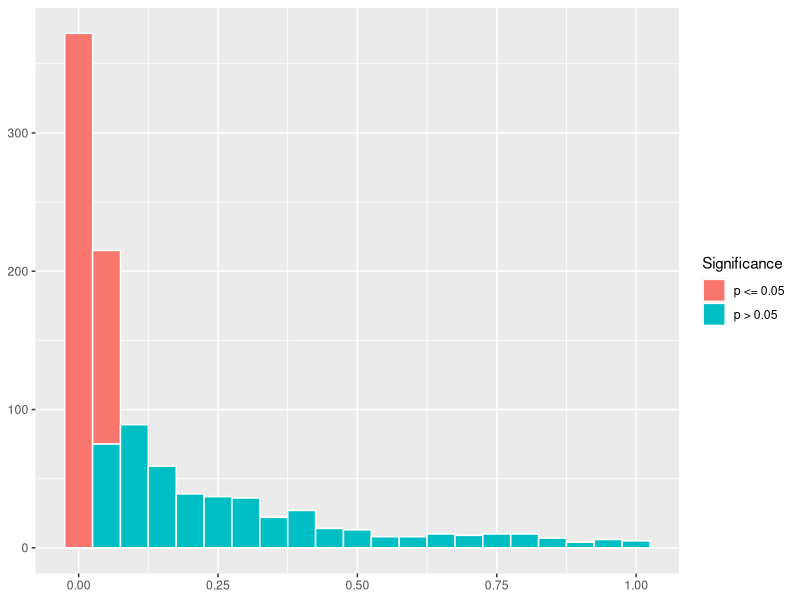

Write R code to recreate this figure.
library(ggplot2)

# change these parameters if you wnt
samplesPerExperiment <- 32
nExperiments <- 1000

# generate the experimental data
controls = rnorm(n = samplesPerExperiment*nExperiments, mean = 50, sd = 20)
tests = rnorm(n = samplesPerExperiment*nExperiments, mean = 60, sd = 20)
dim(controls) <- c(samplesPerExperiment, nExperiments)
dim(tests) <- c(samplesPerExperiment, nExperiments)

# this function calculate a p values
pValue <- function(nSamples1, mean1, var1,
                   nSamples2, mean2, var2) {
    delta <- mean1 - mean2
    sp2 <- ((nSamples1 - 1) * var1 + (nSamples2 - 1) * var2) / (nSamples1 + nSamples2 - 2)
    stderr <- sqrt(sp2 * (1 / nSamples1 + 1 / nSamples2))
    t <- delta / stderr
    pt(-abs(t), df = 2 * samplesPerExperiment - 2) +
        1 - pt(abs(t), df = 2 * samplesPerExperiment - 2)
}

# apply the pValue function to the experimental data
pVector <- mapply(pValue,
       apply(controls, 2, length),
       apply(controls, 2, mean),
       apply(controls, 2, var),
       apply(tests, 2, length),
       apply(tests, 2, mean),
       apply(tests, 2, var))

# plot a histogram
myPlot <- ggplot() +
    geom_histogram(aes(x = pVector,
                   fill = ifelse(pVector <= 0.05, "#56B4E9", "#E69F00")),
                   binwidth = 0.05,
                   color = "white") +
    scale_fill_discrete(name = "Significance",
                        labels = c("p <= 0.05", "p > 0.05")) +
    theme(axis.title.x = element_blank()) +
    theme(axis.title.y = element_blank())

# ...profit!
plot(myPlot)

# print out stuff
print(sum(pVector <= 0.05))
print(sum(pVector > 0.05))
print(summary(pVector))